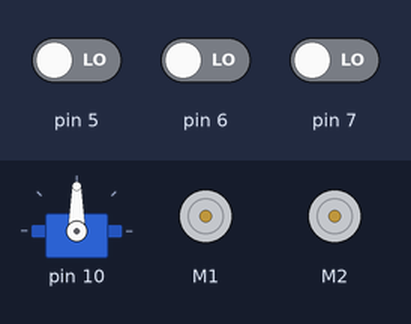
The sketch below on a simulated Arduino Uno, built with avr-gcc and run on an emulated ATmega328P. Shown: servo, 2 × DC motor (green arrow = forward, orange = backward, longer = faster). Inputs (shaded band) come from the test bench; at power-on: pin 5 LOW, pin 6 LOW, pin 7 LOW.

Above: at 5.2 s.
5.3 s: pin 5 driven HIGH
At 6.1 s:
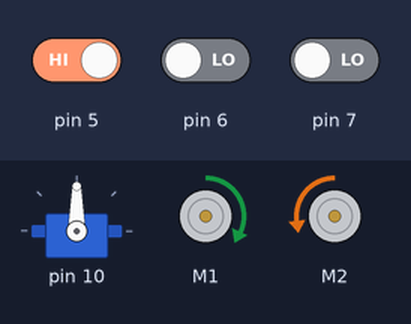
6.8 s: pin 6 driven HIGH
At 7.6 s:
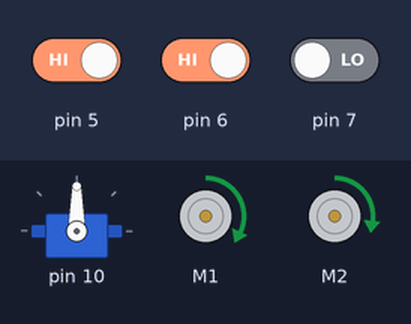
8.3 s: pin 7 driven HIGH
At 9.1 s:
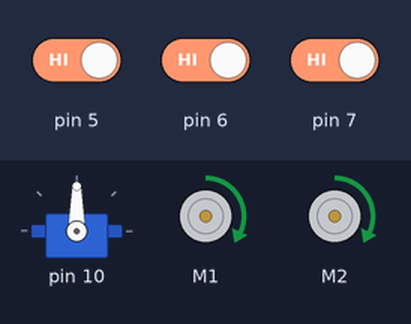
9.8 s: pin 5 driven LOW
At 10.5 s:
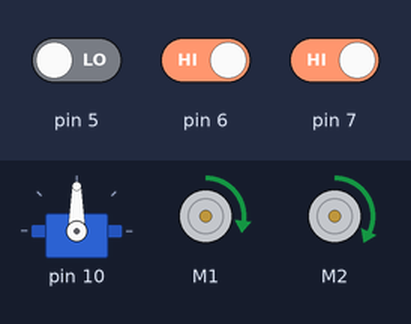
11.3 s: pin 6 driven LOW
At 11.9 s:
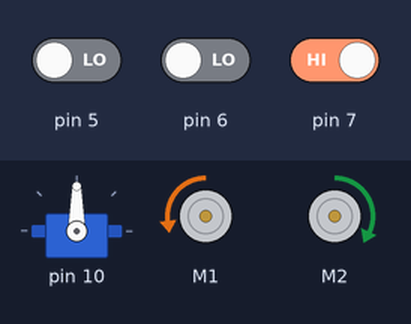
Timing chart, 0 to 13.8 s (numbered marks = the images above; inputs shaded):
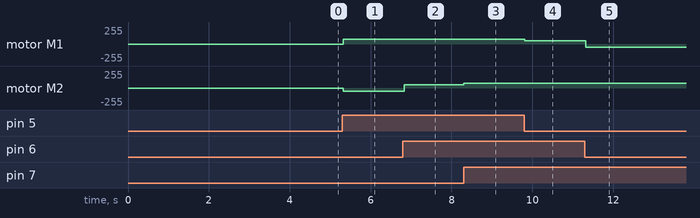

Measured:
- after the input at 5.3 s, motor M1: stopped → forward 70/255 at once; motor M2: stopped → backward 50/255 at once
- after the input at 6.8 s, motor M2: backward 50/255 → forward 50/255 at once
- after the input at 8.3 s, motor M2: forward 50/255 → forward 70/255 at once
- after the input at 9.8 s, motor M1: forward 70/255 → forward 50/255 at once
- after the input at 11.3 s, motor M1: forward 50/255 → backward 50/255 at once

The sketch:

FollowTapeTest.ino
```cpp
#define C_THIS_VERSION "DVA119 Robotics Intro: Follow Tape Test v. 2015-10-06/GF"


#include <Adafruit_MotorShield.h>
#include <lenlib.h>
#include <Servo.h>
#include <Wire.h>

#define C_BLACK_1 1
#define C_LIGHT_0 0

#define C_MOTOR_LEFT_1 1
#define C_MOTOR_RIGHT_2 2

#define C_SPEED_HIGH   90
#define C_SPEED_MIDDLE 70
#define C_SPEED_LOW    50
#define C_DELAY 30


// Sets state of robot: what is State is the robot in.
enum robotStateEnum {
  rsUnknown,
  rsStarting,
  rsLineFollow,
  rsLineSearch,
  rsBallSearch,
  rsBallReturn,
  rsFinnished
};

// Sets action of the robot depending on the state of the robot.
enum actionEnum {
  aeActionUnknown,
  aeActionStill,
  aeActionTurnHalfLeft,
  aeActionTurnFullLeft,
  aeActionTurnHalfRight,
  aeActionTurnFullRight,
  aeActionGoForward,
  aeActionSearch
};


mySensors Sensors; // create Sensors object
myMotors Motors;  // create Motors object

// ============================================================================

void setup()
{
  delay(4000);
  Motors.beginMotors();   // start motors
  Sensors.beginSensors(); // start sensors
} // setup

// ============================================================================

void loop()
{
  int reflectorLeft_0 = 0;
  int reflectorCenter_1 = 0;
  int reflectorRight_2 = 0;  // = 0 om ljust, = 1 om svart

  actionEnum actionMode; // See aeAction-defines!


  // Read all sensors
  // ================

  reflectorLeft_0  = Sensors.readReflect0(); // Read digital value of reflect sensor 0
  reflectorCenter_1  = Sensors.readReflect1(); // Read digital value of reflect sensor 1
  reflectorRight_2  = Sensors.readReflect2(); // Read digital value of reflect sensor 2


  // Evaluate sensor data
  // ====================

  actionMode = aeActionStill;
  if ( (reflectorLeft_0 == C_LIGHT_0) &&  (reflectorCenter_1 == C_LIGHT_0) && (reflectorRight_2 == C_LIGHT_0) )
  {
    // No black is found - search for it!
    actionMode = aeActionSearch;
  } // if


  if ( (reflectorLeft_0 == C_BLACK_1) &&  (reflectorCenter_1 == C_BLACK_1) && (reflectorRight_2 == C_LIGHT_0) )
  {
    // black is found on middle and Left - turn half left!
    actionMode = aeActionTurnHalfLeft;
  } // if

  if ( (reflectorLeft_0 == C_BLACK_1) &&  (reflectorCenter_1 == C_LIGHT_0) && (reflectorRight_2 == C_LIGHT_0) )
  {
    // black is found only on Left - turn full left!
    actionMode = aeActionTurnFullLeft;
  } // if


  if( (reflectorLeft_0 == C_LIGHT_0) &&  (reflectorCenter_1 == C_BLACK_1) && (reflectorRight_2 == C_BLACK_1) )
  {
    // black is found only on Middle and Right - turn half right!
    actionMode = aeActionTurnHalfRight;
  } // if

  if( (reflectorLeft_0 == C_LIGHT_0) &&  (reflectorCenter_1 == C_LIGHT_0) && (reflectorRight_2 == C_BLACK_1) )
  {
    // black is found only on Right - turn right!
    actionMode = aeActionTurnFullRight;
  } // if


  if ( (reflectorLeft_0 == C_LIGHT_0) &&  (reflectorCenter_1 == C_BLACK_1) && (reflectorRight_2 == C_LIGHT_0) )
  {
    // Black is found in middle - go forward!
    actionMode = aeActionGoForward;
  } // if


  if ( (reflectorLeft_0 == C_BLACK_1) &&  (reflectorCenter_1 == C_BLACK_1) && (reflectorRight_2 == C_BLACK_1) )
  {
    // Black is found on all - strange but go forward!
    actionMode = aeActionGoForward;
  } // i


  if ( (reflectorLeft_0 == C_BLACK_1) &&  (reflectorCenter_1 == C_LIGHT_0) && (reflectorRight_2 == C_BLACK_1) )
  {
    // Black is found on Left + Rigth but not on Middle - what to do?!
    actionMode = aeActionUnknown;
  } // if


  // Do Actions
  // ==========

  switch (actionMode)
  {
    case aeActionStill:
      Motors.runMotor(C_MOTOR_LEFT_1, FORWARD, 0);
      Motors.runMotor(C_MOTOR_RIGHT_2, FORWARD, 0);
    break;

    case aeActionTurnHalfLeft:
      Motors.runMotor(C_MOTOR_LEFT_1, FORWARD, C_SPEED_LOW);
      Motors.runMotor(C_MOTOR_RIGHT_2, FORWARD, C_SPEED_MIDDLE);
    break;

    case aeActionTurnFullLeft:
      Motors.runMotor(C_MOTOR_LEFT_1, BACKWARD, C_SPEED_LOW);
      Motors.runMotor(C_MOTOR_RIGHT_2, FORWARD, C_SPEED_MIDDLE);
    break;

     case aeActionTurnHalfRight:
      Motors.runMotor(C_MOTOR_LEFT_1, FORWARD, C_SPEED_MIDDLE);
      Motors.runMotor(C_MOTOR_RIGHT_2, FORWARD, C_SPEED_LOW);
    break;

    case aeActionTurnFullRight:
      Motors.runMotor(C_MOTOR_LEFT_1, FORWARD, C_SPEED_MIDDLE);
      Motors.runMotor(C_MOTOR_RIGHT_2, BACKWARD, C_SPEED_LOW);
    break;

    case aeActionGoForward:
      Motors.runMotor(C_MOTOR_LEFT_1, FORWARD, C_SPEED_MIDDLE);
      Motors.runMotor(C_MOTOR_RIGHT_2, FORWARD, C_SPEED_MIDDLE);
    break;

    case aeActionSearch:
      // ToDo!
    break;

    case aeActionUnknown:
       // ToDo
    break;

    default:
      // ERROR
      break;
  } // switch

  delay(C_DELAY);

} // loop

// ============================================================================
```
